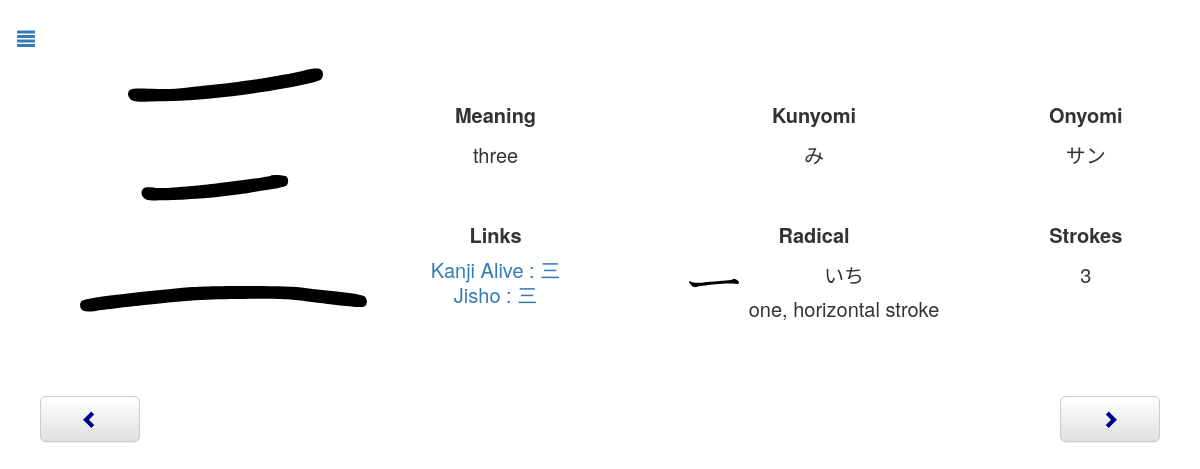
The page /review.php?id=452 on the database its author committed.
### tables this page shows
CREATE TABLE `Kanji` (
  `name` text NOT NULL,
  `chara` text NOT NULL,
  `meaning` text NOT NULL,
  `kunyomi` text NOT NULL,
  `onyomi` text NOT NULL,
  `linkKanjiAlive` text NOT NULL,
  `day` int(11) NOT NULL,
  `dateNext` timestamp NOT NULL DEFAULT current_timestamp() ON UPDATE current_timestamp(),
  `id` int(11) NOT NULL AUTO_INCREMENT,
  `radicalChar` text NOT NULL,
  `radicalName` text NOT NULL,
  `radicalHiragana` text NOT NULL,
  `radicalMeaning` text NOT NULL,
  `strokes` int(11) NOT NULL,
  `toTestKanji` tinyint(4) NOT NULL DEFAULT 0,
  `toTestMeaning` tinyint(4) NOT NULL DEFAULT 0,
  `testable` tinyint(4) NOT NULL DEFAULT 1,
  PRIMARY KEY (`id`)
);

### Connection.php (called while the page is built, shortened)
<?php
class Connection{
    private static $bdd = null;
    private function __construct(){
        try{
            self::$bdd = new PDO('mysql:host=0.0.0.0;dbname=kanji', 'root', '');
        }
        catch(Exception $e){
            die('Erreur : '.$e->getMessage());
        }
    }
    public static function getBdd(){
        return self::$bdd;
    }
}
?>

### Kanji.php (called while the page is built, shortened)
<?php
class Kanji{
    private $id;
    private $name;
    private $character;
    private $meaning;
    private $kunyomi;
    private $onyomi;
    private $linkKanjiAlive;
    private $dateNext;
    private $radicalName;
    private $radicalHiragana;
    private $radicalMeaning;
    private $strokes;
    private $toTestKanji;
    private $toTestMeaning;
    public function __construct($id, $name, $character, $meaning, $kunyomi, $onyumi, $linkKanjiAlive, $day, $dateNext, $radicalChar, $radicalName, $radicalHiragana, $radicalMeaning, $strokes, $toTestKanji, $toTestMeaning, $testable){
        $this->id=$id;
        $this->name=$name;
        $this->character=$character;
        $this->meaning=$meaning;
        $this->kunyomi=$kunyomi;
        $this->onyomi=$onyumi;
        $this->linkKanjiAlive=$linkKanjiAlive;
        $this->dateNext = $dateNext;
        $this->radicalName=$radicalName;
        $this->radicalHiragana=$radicalHiragana;
        $this->radicalMeaning=$radicalMeaning;
        $this->strokes=$strokes;
        $this->toTestKanji=$toTestKanji;
        $this->toTestMeaning=$toTestMeaning;
    }
    public function calculTime(){
        $time = time();
        $second = strtotime($this->dateNext)-$time;
        if($second>0) {
            $jour = floor($second / (60 * 60 * 24));
            $heure = floor(($second - $jour * 24 * 60 * 60) / (60 * 60));
            $minute = floor(($second - $heure * 60 * 60 - $jour * 24 * 60 * 60) / (60));
            $second = floor($second - $minute * 60 - $heure * 60 * 60 - $jour * 24 * 60 * 60);
        }
        else {
            $jour = ceil($second / (60 * 60 * 24));
            $heure = ceil(($second - $jour * 24 * 60 * 60) / (60 * 60));
            $minute = ceil(($second - $heure * 60 * 60 - $jour * 24 * 60 * 60) / (60));
            $second = ceil($second - $minute * 60 - $heure * 60 * 60 - $jour * 24 * 60 * 60);
        }
    }
    public function getId(){
        return $this->id;
    }
    public function getName(){
        return $this->name;
    }
    public function getCharacter(){
        return $this->character;
    }
    public function getMeaning(){
        return $this->meaning;
    }
    public function getKun(){
        return $this->kunyomi;
    }
    public function getOn(){
        return $this->onyomi;
    }
    public function getLinkKanjiAlive(){
        return $this->linkKanjiAlive;
    }
    public function getDateNext(){
        return $this->dateNext;
    }
    public function getRadicalName(){
        return $this->radicalName;
    }
    public function getRadicalHiragana(){
        return $this->radicalHiragana;
    }
    public function getRadicalMeaning(){
        return $this->radicalMeaning;
    }
    public function getStrokes(){
        return $this->strokes;
    }
    public function getToTestKanji(){
        return $this->toTestKanji;
    }
    public function getToTestMeaning(){
        return $this->toTestMeaning;
    }
}
include_once("Connection.php");
function getAllKanji(){
    $req = Connection::getBdd()->query("SELECT * FROM Kanji ORDER BY dateNext");
    while($data = $req->fetch())
        $array[] = new Kanji($data['id'], $data['name'], $data['chara'], $data['meaning'], $data['kunyomi'], $data['onyomi'], $data['linkKanjiAlive'], $data['day'], $data['dateNext'], $data['radicalChar'], $data['radicalName'], $data['radicalHiragana'], $data['radicalMeaning'], $data['strokes'], $data['toTestKanji'], $data['toTestMeaning'], $data['testable']);
    if(isset($array)) return $array;
}
function getKanji($id){
     $req = Connection::getBdd()->query("SELECT * FROM Kanji WHERE id='".$id."'");
    while($data = $req->fetch())
        return new Kanji($data['id'], $data['name'], $data['chara'], $data['meaning'], $data['kunyomi'], $data['onyomi'], $data['linkKanjiAlive'], $data['day'], $data['dateNext'], $data['radicalChar'], $data['radicalName'], $data['radicalHiragana'], $data['radicalMeaning'], $data['strokes'], $data['toTestKanji'], $data['toTestMeaning'], $data['testable']);
}
function getNextKanjiId($id){
    $allKanji = getAllKanji();
    for($i=0;$i<count($allKanji);$i++){
        if($allKanji[$i]->getId() == $id)
            if($i == count($allKanji)-1)
                return $allKanji[0];
            else
                return $allKanji[$i+1];
    }
}
function getPreviousKanjiId($id){
    $allKanji = getAllKanji();
    for($i=0;$i<count($allKanji);$i++){
        if($allKanji[$i]->getId() == $id)
            if($i == 0)
                return $allKanji[count($allKanji)-1];
            else
                return $allKanji[$i-1];
    }
}
?>

### review.php (the view, shortened to what this page needs)
<?php
    include_once("Kanji.php");
    include_once("Word.php");
    if(isset($_GET["id"])){
       $kanji = getKanji($_GET["id"]);
        $nextKanjiId = getNextKanjiId($_GET["id"]);
        $previousKanjiId = getPreviousKanjiId($_GET["id"]);
    }
    else {
        $kanji = getReviewKanji();
        if (!isset($kanji))
            header('Location: index.php');
    }
?>
<body>
    <div id="page" class="page">
        <button onclick="document.location.href='index.php'" class="btn btn-link btn-lg menu"><span class="glyphicon glyphicon-align-justify"></span></button>
        <div>
            <div class="imageSVGTd">
                <img class="imageSVG" src="<?php echo "images/".$kanji->getName().".svg" ?>">
            </div>
            <div class="descriptionTable">
                <table>
                    <tr>
                        <td class="reviewKanji"><span class="description">Meaning</span><br><?php echo $kanji->getMeaning() ?></td>
                        <td class="reviewKanji"><span class="description">Kunyomi</span><br><?php echo $kanji->getKun() ?></td>
                        <td class="reviewKanji"><span class="description">Onyomi</span><br><?php echo $kanji->getOn() ?></td>
                    </tr>
                    <tr>
                        <td class="reviewKanji2"><span class="description">Links</span>
                            <div class="links"><br><?php echo "<a target='_blank' href=".$kanji->getLinkKanjiAlive().">Kanji Alive : ".$kanji->getCharacter()."</a>" ?>
                        </div><?php echo "<a target='_blank' href='http://jisho.org/search/".$kanji->getCharacter()." %23kanji'>Jisho : ".$kanji->getCharacter()."</a>" ?></td>
                        <td class="reviewKanji2"><span class="description">Radical</span><br>
                            <div class="radical">
                            <img class="radicalImage" src="<?php echo "radical/".$kanji->getRadicalName().".svg" ?>">
                                <?php echo $kanji->getRadicalHiragana() ?><br>
                                <?php echo $kanji->getRadicalMeaning() ?>
                            </div>
                        </td>
                        <td class="reviewKanji2"><span class="description">Strokes</span><br><?php echo $kanji->getStrokes() ?></td>
                    </tr>
                </table>
            </div>
        </div>
        <div class="boutons">
            <button id="boutonChevronLeft" <?php echo "onclick=document.location.href='review.php?id=".$previousKanjiId->getId()."'" ?>  onmouseout="changeColorGlyphiconChevronLeft()" onmouseover="changeColorGlyphiconChevronLeft()" type="button" class="boutonLater btn btn-lg btn-default" aria-label="Left Align">
                <span id="glyphiconBoutonLater" class="glyphicon glyphicon-chevron-left glyphiconChevron" aria-hidden="true"></span>
            </button>
            <button id="boutonChevronRight" <?php echo "onclick=document.location.href='review.php?id=".$nextKanjiId->getId()."'" ?> onmouseout="changeColorGlyphiconChevronRight()" onmouseover="changeColorGlyphiconChevronRight()" type="button" class="boutonOk btn btn-default btn-lg" aria-label="Left Align">
                <span id="glyphiconBoutonOk" class="glyphicon glyphicon-chevron-right glyphiconChevron" aria-hidden="true"></span>
            </button>
        </div>
    </div>
</body>
</html>

### css/style.css (style rules this page uses)
body { --color-background: white; --color-background-danger: #bf616a; --color-background-warning: #ebcb8b; --font-color: rgb(51, 51, 51); background-color: var(--color-background) !important; background-color-danger: var(--color-background) !important; }
.page { padding-top: 15px; text-align: center; margin-right: auto; margin-left: auto; color: var(--font-color); }
@media (min-width: 768px) { .page { width: 750px; } }
@media (min-width: 992px) { .page { width: 970px; } }
@media (min-width: 1200px) { .page { width: 1170px; } }
td { vertical-align: top; text-align: center; }
table { margin-top: 30px; width: 100%; }
.menu { position: absolute; left: 0px; }
.descriptionTable { width: 100%; display: inline-block; }
@media (min-width: 992px) { .descriptionTable { width: 65%; } }
.descriptionTable > table { width: 100%; margin-top: 0px; }
.imageSVGTd { text-align: left; display: inline-block; width: auto; vertical-align: top; }
.imageSVG { padding-top: 0; height: 200px; }
@media (min-width: 764px) { .imageSVG { height: auto; } }
.reviewKanji { padding-top: 0px; line-height: 30px; font-size: 17px; }
@media (min-width: 992px) { .reviewKanji { padding-top: 80px; font-size: 20px; line-height: 40px; } }
.reviewKanji2 { padding-top: 40px; line-height: 30px; font-size: 17px; }
@media (min-width: 992px) { .reviewKanji2 { font-size: 20px; line-height: 40px; } }
.description { vertical-align: top; font-weight: bold; }
.radicalImage { height: 50px; width: 50px; margin-right: 10px; }
.radical { display: flex; padding-top: 3px; line-height: 1.7; justify-content: center; }
.links { line-height: 10px; }
.boutons { display: block; margin-top: 50px; }
.boutonOk { float: right; width: 100px; margin-right: 25px; }
.boutonLater { float: left; width: 100px; margin-left: 25px; }
.glyphiconChevron { color: darkblue; }

### rows shown on the page
kanji: name (picture), meaning "three", kunyomi "み", onyomi "サン", chara "三", radicalName (picture), radicalHiragana "いち", radicalMeaning "one, horizontal stroke", strokes "3"
